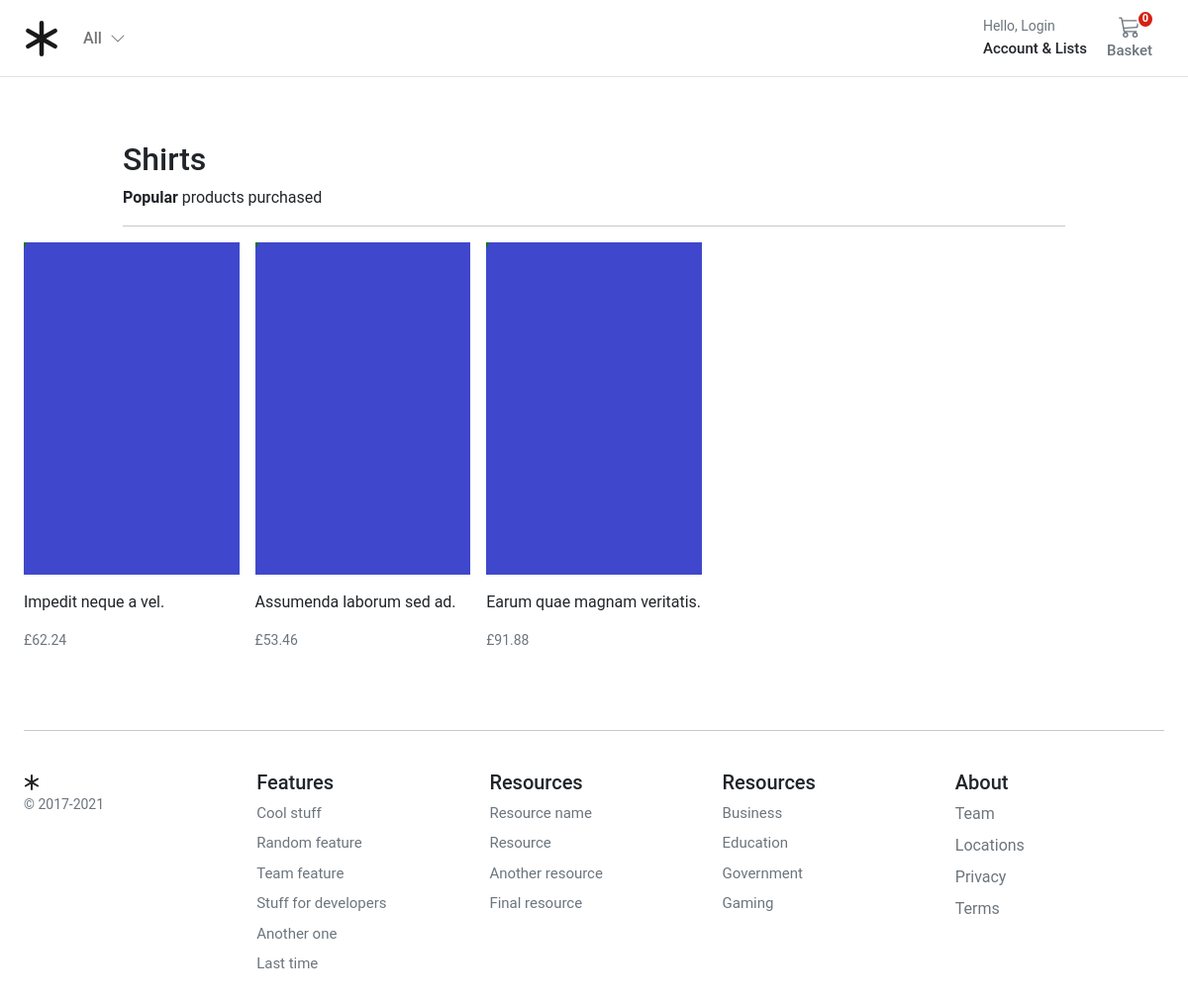
/shop/Shirts/, run on the app's committed database.
### store/models.py (models this page shows, shortened)
class Category(MPTTModel):
    name = models.CharField(
        verbose_name=_("Category Name"),
        help_text=_("Required and unique"),
        max_length=255,
        unique=True,
    )
    slug = models.SlugField(verbose_name=_("Category safe URL"), max_length=255, unique=True)
    parent = TreeForeignKey("self", on_delete=models.CASCADE, null=True, blank=True, related_name="children")
    is_active = models.BooleanField(default=True)
    class MPTTMeta:
        order_insertion_by = ["name"]
    class Meta:
        verbose_name = _("Category")
        verbose_name_plural = _("Categories")
    def get_absolute_url(self):
        return reverse("store:category_list", args=[self.slug])

class ProductImage(models.Model):
    product = models.ForeignKey(Product, on_delete=models.CASCADE, related_name="product_image")
    image = models.ImageField(
        verbose_name=_("image"),
        help_text=_("Upload a product image"),
        upload_to="images/",
        default="images/default.png",
    )
    alt_text = models.CharField(
        verbose_name=_("Alturnative text"),
        help_text=_("Please add alturnative text"),
        max_length=255,
        null=True,
        blank=True,
    )
    is_feature = models.BooleanField(default=False)
    created_at = models.DateTimeField(auto_now_add=True, editable=False)
    updated_at = models.DateTimeField(auto_now=True)
    class Meta:
        verbose_name = _("Product Image")
        verbose_name_plural = _("Product Images")

class Product(models.Model):
    product_type = models.ForeignKey(ProductType, on_delete=models.RESTRICT)
    category = models.ForeignKey(Category, on_delete=models.RESTRICT)
    title = models.CharField(
        verbose_name=_("title"),
        help_text=_("Required"),
        max_length=255,
    )
    description = models.TextField(verbose_name=_("description"), help_text=_("Not Required"), blank=True)
    slug = models.SlugField(max_length=255)
    regular_price = models.DecimalField(
        verbose_name=_("Regular price"),
        help_text=_("Maximum 999.99"),
        error_messages={
            "name": {
                "max_length": _("The price must be between 0 and 999.99."),
            },
        },
        max_digits=5,
        decimal_places=2,
    )
    discount_price = models.DecimalField(
        verbose_name=_("Discount price"),
        help_text=_("Maximum 999.99"),
        error_messages={
            "name": {
                "max_length": _("The price must be between 0 and 999.99."),
            },
        },
        max_digits=5,
        decimal_places=2,
    )
    is_active = models.BooleanField(
        verbose_name=_("Product visibility"),
        help_text=_("Change product visibility"),
        default=True,
    )
    created_at = models.DateTimeField(_("Created at"), auto_now_add=True, editable=False)
    updated_at = models.DateTimeField(_("Updated at"), auto_now=True)
    users_wishlist = models.ManyToManyField(settings.AUTH_USER_MODEL, related_name="user_wishlist", blank=True)
    class Meta:
        ordering = ("-created_at",)
        verbose_name = _("Product")
        verbose_name_plural = _("Products")
    def get_absolute_url(self):
        return reverse("store:product_detail", args=[self.slug])

### store/views.py (the view)
# urls.py: path('shop/<slug:category_slug>/', views.category_list, name='category_list'),
def category_list(request, category_slug=None):
    category = get_object_or_404(Category, slug=category_slug)
    products = Product.objects.filter(
        category__in=Category.objects.get(name=category_slug).get_descendants(include_self=True)
    )
    return render(request, "store/category.html", {"category": category, "products": products})

### basket/basket.py (called while the page is built)
    def __len__(self):
        return sum(item["qty"] for item in self.basket.values())

### basket/context_processors.py (called while the page is built)
def basket(request):
    return {'basket': Basket(request)}

### store/context_processors.py (called while the page is built)
def categories(request):
    return {"categories": Category.objects.filter(level=0)}

### templates/store/category.html (shortened to what this page needs)
{% extends "../base.html" %}
{% block content %}
<div class="container" style="max-width: 1000px">
  <div class="col-12">
    <h1 class="h2">{{ category.name|title }}</h1>
  </div>
  <div class="col-12 d-flex justify-content-between">
    <div><b>Popular</b> products purchased</div>
  </div>
  <hr />
</div>
<div class="container">
  <div class="row">
    <div class="album">
      {% if not products %}
      <div class="col-12">There are currently no products active <a href="{% url 'store:store_home' %}">Home</a></div>
      {% else %}
      <div class="row row-cols-1 row-cols-sm-2 row-cols-md-5 g-3">
        {% for product in products %}
        <div class="col">
          <div class="card border-0">
            {% for image in product.product_image.all %}
            {% if image.is_feature%}
            <img class="img-fluid" alt="Responsive image" src="{{ image.image.url }}" alt="{{ image.image.alt_text }}">
            {% endif %}
            {% endfor %}
            <div class="card-body px-0">
              <p class="card-text">
                <a class="text-dark text-decoration-none" href="{{ product.get_absolute_url }}">{{ product.title }}</a>
              </p>
              <div class="d-flex justify-content-between align-items-center">
                <small class="text-muted">£{{product.regular_price}}</small>
              </div>
            </div>
          </div>
        </div>
        {% endfor %}
      </div>
      {% endif %}
    </div>
  </div>
</div>
{% endblock %}

### static/core/css/base.css (style rules this page uses)
@media (min-width: 1000px) { .container { max-width: 1000px; } }
@media (max-width: 1200px) { .container { max-width: 100%; padding:0 24px; } }
html, body, p, div { letter-spacing: -0.02px; font-family: 'Roboto', sans-serif; }

### data on the page
Category: name "Shirts"
Product: title "Impedit neque a vel.", regular_price "62.24"
ProductImage: image (placeholder picture)
Product: title "Assumenda laborum sed ad.", regular_price "53.46"
ProductImage: image (placeholder picture)
Product: title "Earum quae magnam veritatis.", regular_price "91.88"
ProductImage: image (placeholder picture)
